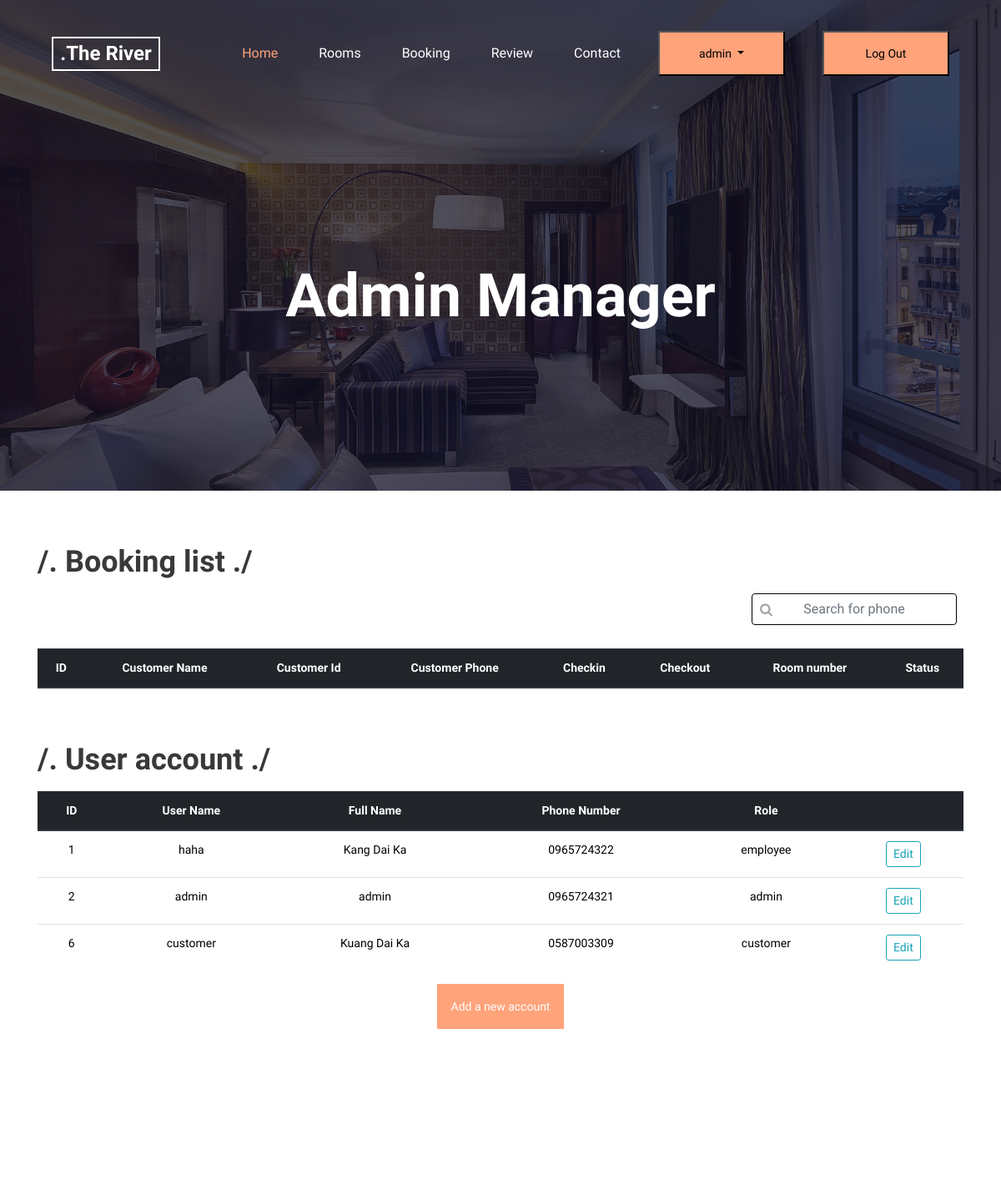
The page /Views/admin.php (signed in, upper part) on the database as committed earlier.
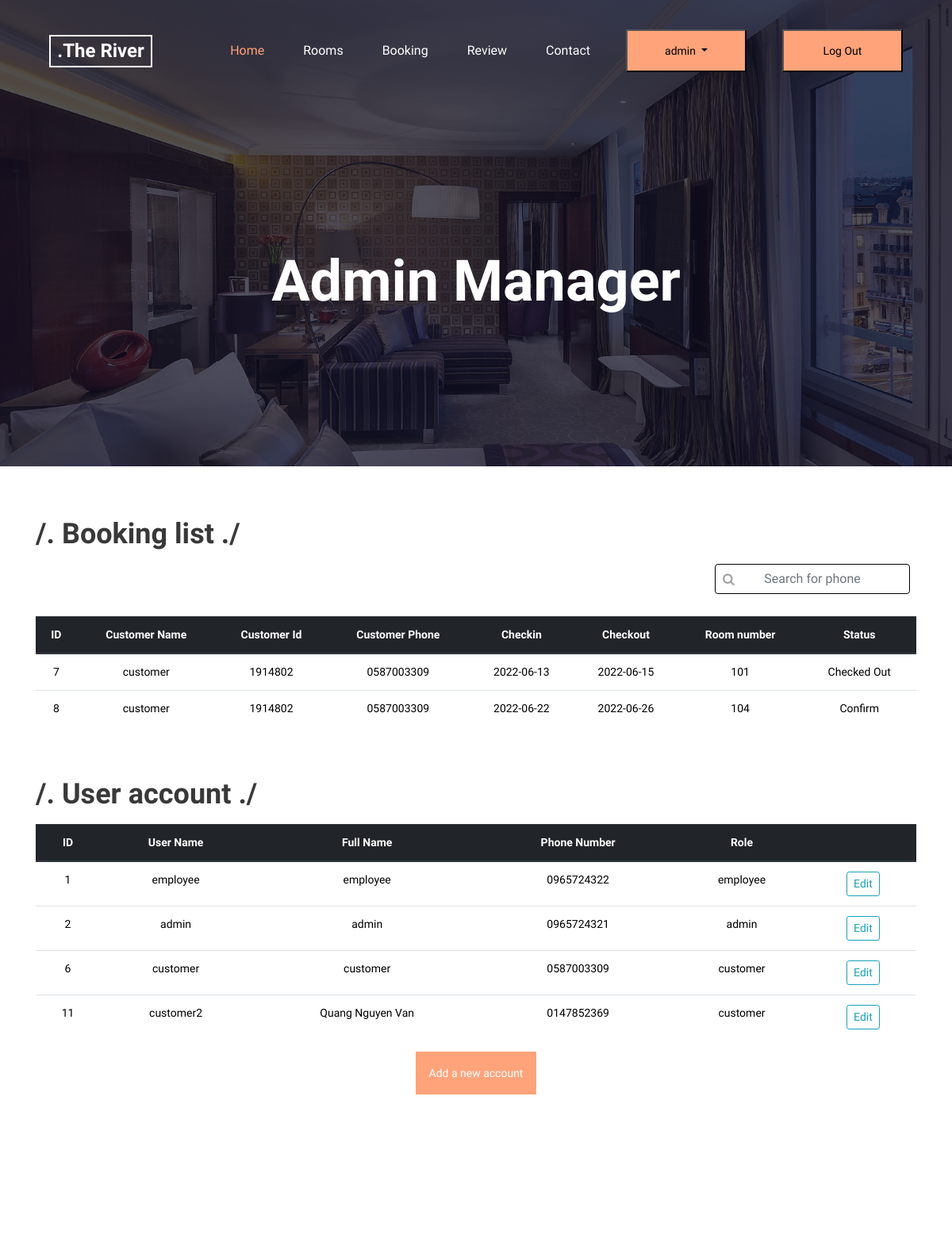
The same page on the database as committed later.
### tables this page shows
CREATE TABLE `users` (
  `ID` int(8) NOT NULL,
  `userName` varchar(32) NOT NULL,
  `password` varchar(32) NOT NULL,
  `fullName` varchar(100) NOT NULL,
  `PhoneNum` varchar(11) NOT NULL,
  `role` varchar(10) NOT NULL DEFAULT 'customer'
);

CREATE TABLE `confirmbooking` (
  `id` int(11) NOT NULL,
  `customer_name` varchar(50) NOT NULL,
  `customer_idCard` varchar(12) NOT NULL,
  `customer_phone` varchar(11) NOT NULL,
  `checkin_date` date NOT NULL,
  `checkout_date` date NOT NULL,
  `room_number` int(3) NOT NULL,
  `status` varchar(50) NOT NULL DEFAULT 'Confirm'
);

### Controller/admincontroller.php (called while the page is built, shortened)
<?php
    $res1 = mysqli_query($con, "SELECT * FROM confirmbooking");
    $res2 = mysqli_query($con, "SELECT * FROM users");
?>

### Views/admin.php (the view, shortened to what this page needs)
<?php
    include_once '../Model/adminmodel.php';
    require '../Controller/admincontroller.php';
?>
<!DOCTYPE html>
<html lang="en">
<head>
<link rel="stylesheet" type="text/css" href="./styles/bootstrap-4.1.2/bootstrap.min.css">
<link href="./plugins/font-awesome-4.7.0/css/font-awesome.min.css" rel="stylesheet" type="text/css">
<link rel="stylesheet" type="text/css" href="./plugins/OwlCarousel2-2.3.4/owl.carousel.css">
<link rel="stylesheet" type="text/css" href="./plugins/OwlCarousel2-2.3.4/owl.theme.default.css">
<link rel="stylesheet" type="text/css" href="./plugins/OwlCarousel2-2.3.4/animate.css">
<link href="./plugins/jquery-datepicker/jquery-ui.css" rel="stylesheet" type="text/css">
<link rel="stylesheet" type="text/css" href="./styles/booking.css">
<link rel="stylesheet" type="text/css" href="./styles/booking_responsive.css">
<link rel="stylesheet" href="./styles/admin.css">
</head>
<body>
<div class="super_container">
    <?php include 'header2.php';?>
	<div class="home">
		<div class="background_image" style="background-image:url(./images/booking.jpg)"></div>
		<div class="home_container">
			<div class="container">
				<div class="row">
					<div class="col">
						<div class="home_content text-center">
							<div class="home_title">Admin Manager</div>
						</div>
					</div>
				</div>
			</div>
		</div>
    </div>
    <div class="container">
        <h2>/. Booking list ./</h2>
            <div class="form-inline">
                <i class="fa fa-search icon"> </i>
                <input type="text" class="form-control mb-2 mr-sm-2" name="search-phone" id="search-phone" onkeyup="show_search_result()" placeholder="Search for phone">
            </div>
        <table class="table table-hover" id="main-table">
            <thead class="thead-dark">
            <tr>
                <th>ID</th>
                <th>Customer Name</th>
                <th>Customer Id</th>
                <th>Customer Phone</th>
                <th>Checkin</th>
                <th>Checkout</th>
                <th>Room number</th>
                <th>Status</th>
            </tr>
            </thead>
            <tbody>
            <?php
            while ($res = mysqli_fetch_array($res1)){
            ?>
            <tr>
                <td><?php echo $res['id']; ?></td>
                <td><?php echo $res['customer_name']; ?></td>
                <td><?php echo $res['customer_idCard']; ?></td>
                <td><?php echo $res['customer_phone']; ?></td>
                <td><?php echo $res['checkin_date']; ?></td>
                <td><?php echo $res['checkout_date']; ?></td>
                <td><?php echo $res['room_number']; ?></td>
                <td><?php echo $res['status']; ?></td>
            </tr>
            <?php } ?>
            </tbody>
        </table>
        <h2>/. User account ./</h2>
        <table class="table table-hover">
            <thead class="thead-dark">
            <tr>
                <th>ID</th>
                <th>User Name</th>
                <th>Full Name</th>
                <th>Phone Number</th>
                <th>Role</th>
                <th></th>
            </tr>
            </thead>
            <tbody>
            <?php
            while ($res = mysqli_fetch_array($res2)){?>
            <tr>
                <td><?php echo $res['ID']; ?></td>
                <td><?php echo $res['userName']; ?></td>
                <td><?php echo $res['fullName']; ?></td>
                <td><?php echo $res['PhoneNum']; ?></td>
                <td><?php echo $res['role']; ?></td>
                <td>
                    <form action="edit_account_info.php" method="POST">
                        <button name="btnEdit" type="submit" class="btn btn-outline-info btn-sm">Edit</button>
                    </form>
                </td>
            </tr>
            <?php } ?>
            </tbody>
        </table>
        <button class="add_button btn-open">Add a new account</button>
    </div>
</div>
</body>
</html>

### Views/header2.php (shortened to what this page needs)
<header class="header">
	<div class="header_content d-flex flex-row align-items-center justify-content-start">
		<div class="logo"><a href="index.php">.The River</a></div>
		<div class="ml-auto d-flex flex-row align-items-center justify-content-start" >
			<nav class="main_nav" id="navBar">
				<ul class="d-flex flex-row align-items-start justify-content-start" id="divNav">
					<li class="active"><a href="index.php">Home</a></li>
					<li><a href="room.php">Rooms</a></li>
					<li><a href="booking.php">Booking</a></li>
					<li><a href="index.php#review">Review</a></li>
					<li><a href="#contact">Contact</a></li>
				</ul>
			</nav>
			<?php if (isset($_SESSION['userName'])) { ?>
				<div class="dropdown">
					<button class="book_button dropdown-toggle" type="button" id="dropdownMenuButton" data-toggle="dropdown" aria-haspopup="true" aria-expanded="false">
						<?php echo $_SESSION['userName'] ;?>
					</button>
				</div>
				<form action="" method="POST" >
						<button name="logoutBtn" class="book_button" type="submit">Log Out</button>
				</form>
			<?php } else { ?>
				<div class="book_button"><a href="login.php">Login</a></div>
				<div class="book_button"><a href="register.php">Register</a></div>
			<?php } ?>
		</div>
	</div>
</header>

### Views/styles/booking.css (style rules this page uses)
* { margin: 0; padding: 0; -webkit-font-smoothing: antialiased; -webkit-text-shadow: rgba(0,0,0,.01) 0 0 1px; text-shadow: rgba(0,0,0,.01) 0 0 1px; }
body { font-family: 'Raleway', sans-serif; font-size: 14px; font-weight: 400; background: #FFFFFF; color: #a5a5a5; }
div { display: block; position: relative; -webkit-box-sizing: border-box; -moz-box-sizing: border-box; box-sizing: border-box; }
ul { list-style: none; margin-bottom: 0px; }
a { -webkit-transition: all 200ms ease; -moz-transition: all 200ms ease; -ms-transition: all 200ms ease; -o-transition: all 200ms ease; transition: all 200ms ease; }
a, a:hover, a:visited, a:active, a:link { text-decoration: none; -webkit-font-smoothing: antialiased; -webkit-text-shadow: rgba(0,0,0,.01) 0 0 1px; text-shadow: rgba(0,0,0,.01) 0 0 1px; }
h2 { font-size: 36px; }
h1, h2, h3, h4, h5, h6 { font-family: 'Raleway', sans-serif; -webkit-font-smoothing: antialiased; -webkit-text-shadow: rgba(0,0,0,.01) 0 0 1px; text-shadow: rgba(0,0,0,.01) 0 0 1px; line-height: 1.2; color: #393939; font-weight: 600; }
.form-control { color: #db5246; }
.super_container { width: 100%; overflow: hidden; }
.background_image { position: absolute; top: 0; left: 0; width: 100%; height: 100%; background-repeat: no-repeat; background-size: cover; background-position: center center; }
.header { position: fixed; top: 0; left: 0; width: 100%; background: transparent; z-index: 100; }
.header::before { position: absolute; top: 0; left: 0; width: 100%; height: 0%; background: rgba(0,0,0,0.7); content: ''; -webkit-transition: all 400ms ease; -moz-transition: all 400ms ease; -ms-transition: all 400ms ease; -o-transition: all 400ms ease; transition: all 400ms ease; }
.header_content { width: 100%; height: 128px; padding-left: 62px; padding-right: 62px; -webkit-transition: all 400ms ease; -moz-transition: all 400ms ease; -ms-transition: all 400ms ease; -o-transition: all 400ms ease; transition: all 400ms ease; }
.logo { width: 130px; height: 41px; border: solid 2px #ffffff; text-align: center; }
.logo a { display: block; font-size: 24px; font-weight: 600; color: #ffffff; line-height: 37px; }
.main_nav ul li:not(:last-of-type) { margin-right: 49px; }
.main_nav ul li a { font-size: 16px; font-weight: 500; color: #ffffff; }
.main_nav ul li a:hover, .main_nav ul li.active a { color: #ffa37b; }
.book_button { width: 152px; height: 54px; background: #ffa37b; margin-left: 45px; text-align: center; -webkit-transition: all 200ms ease; -moz-transition: all 200ms ease; -ms-transition: all 200ms ease; -o-transition: all 200ms ease; transition: all 200ms ease; }
.home { width: 100%; height: 588px; background: #0f0e24; }
.home .background_image { opacity: 0.28; }
.home_container { position: absolute; top: 60.3%; -webkit-transform: translateY(-50%); -moz-transform: translateY(-50%); -ms-transform: translateY(-50%); -o-transform: translateY(-50%); transform: translateY(-50%); left: 0; width: 100%; }
.home_title { font-size: 72px; font-weight: 600; color: #ffffff; line-height: 1.2; }

### Views/styles/admin.css (style rules this page uses)
th, td { color: #000; text-align: center; }
h2 { margin-top: 4rem; margin-bottom: 1rem; }
.form-inline { float: right; margin-bottom: 20px; }
.form-inline i { position: absolute; }
.form-inline input { text-align: center; border: 1px solid #000000; }
.icon { font-size: 1rem; bottom: 19px; left: 10px; }
.add_button { display: block; width: 152px; height: 54px; background: #ffa37b; margin-left: auto; margin-right: auto; text-align: center; border: none; line-height: 54px; font-size: 14px; font-weight: 500; color: #ffffff; -webkit-transition: all 200ms ease; -moz-transition: all 200ms ease; -ms-transition: all 200ms ease; -o-transition: all 200ms ease; transition: all 200ms ease; }

Rows that differ between the two databases and show on the page:
added confirmbooking: id "7", customer_name "customer", customer_idCard "1914802", customer_phone "0587003309", checkin_date "2022-06-13", checkout_date "2022-06-15", room_number "101", status "Checked Out"
added confirmbooking: id "8", customer_name "customer", customer_idCard "1914802", customer_phone "0587003309", checkin_date "2022-06-22", checkout_date "2022-06-26", room_number "104", status "Confirm"
changed users "employee": userName "haha" → "employee"; fullName "Kang Dai Ka" → "employee"
changed users id 6: fullName "Kuang Dai Ka" → "customer"
added users: ID "11", userName "customer2", fullName "Quang Nguyen Van", PhoneNum "0147852369", role "customer"
